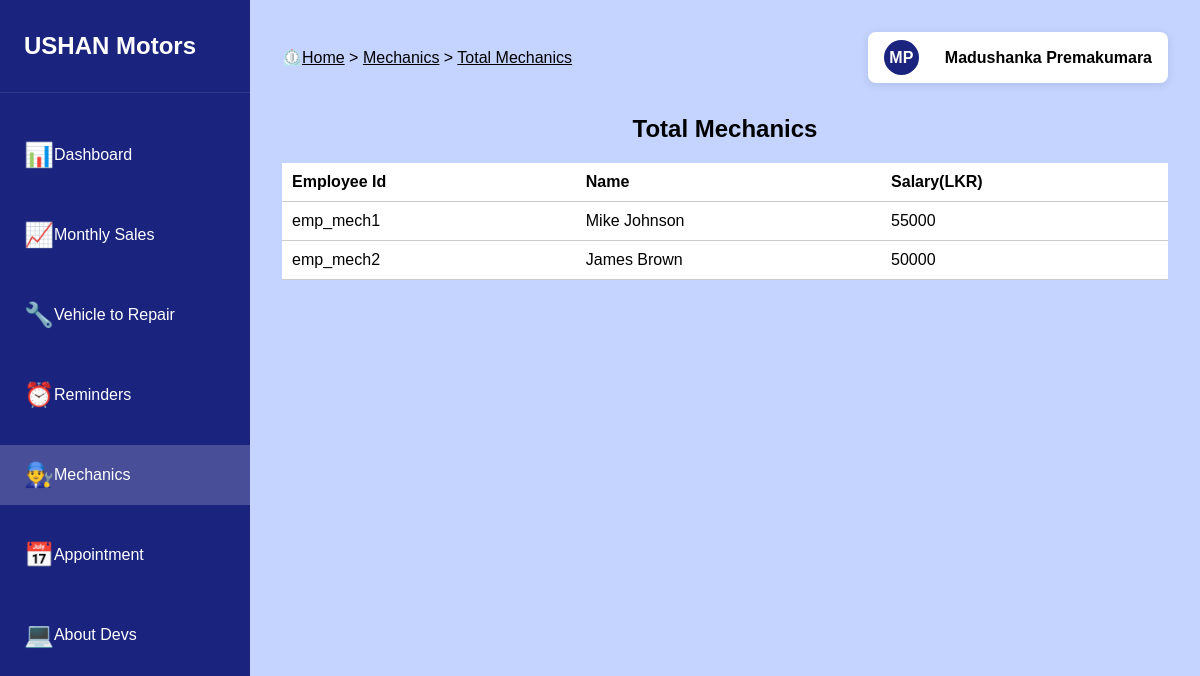
Page /Staff_Interface/mechanicsTotal.php (signed in) on the committed database.
### tables this page shows
CREATE TABLE `employees` (
  `id` bigint(20) NOT NULL,
  `employee_id` varchar(20) NOT NULL,
  `role_id` varchar(20) NOT NULL,
  `emp_first_name` varchar(50) NOT NULL,
  `emp_last_name` varchar(50) NOT NULL,
  `basic_salary` decimal(10,0) NOT NULL
);

### Staff_Interface/mechanicsTotal.php (the view, shortened to what this page needs)
<?php
include('main/sessionChecker.php');
$basicSal = "";
?>
<!DOCTYPE html>
<html>
<head>
	<link rel="stylesheet" type="text/css" href="styles/mainStyle.css">
</head>
<body>
	<aside class="sidebar">
        <div class="sidebar-logo">USHAN Motors</div>
        <ul class="sidebar-menu">
            <li class="menu-item">
            	<a href="dashboard.php">
                	<span class="icon">📊</span>
                	<span class="menu-text">Dashboard</span>
            	</a>
        	</li>
            <li class="menu-item">
                <a href="sales.php">
                	<span class="icon">📈</span>
                	<span class="menu-text">Monthly Sales</span>
                </a>
            </li>
            <li class="menu-item">
                <a href="repairVehicles.php">
                	<span class="icon">🔧</span>
                	<span class="menu-text">Vehicle to Repair</span>
                </a>
            </li>
            <li class="menu-item">
                <a href="reminders.php">
                	<span class="icon">⏰</span>
        	        <span class="menu-text">Reminders</span>
                </a>
            </li>
            <li class="menu-item active">
                <a href="mechanics.php">
                	<span class="icon">👨‍🔧</span>
                	<span class="menu-text">Mechanics</span>
                </a>
            </li>
            <li class="menu-item">
                <a href="appointments.php">
                	<span class="icon">📅</span>
                	<span class="menu-text">Appointment</span>
                </a>
            </li>
            <li class="menu-item">
                <a href="aboutDevs.php">
                    <span class="icon">💻</span>
                    <span class="menu-text">About Devs</span>
                </a>
            </li>
        </ul>
    </aside>
    <main class="main-content">
        <div class="top-bar">
            <div class="breadcrumb">
                ⏲️<a href="dashboard.php">Home</a> > <a href="mechanics.php">Mechanics</a> > <a href="#">Total Mechanics</a>
            </div>
            <?php include('profile_icon.php') ?>
        </div>
        <div class="dashboard-grid">
            <div class="main-header">
                <h2>Total Mechanics</h2>
                <table class="table">
                    <thead>
                        <tr>
                            <th>Employee Id</th>
                            <th>Name</th>
                            <th>Salary(LKR)</th>
                        </tr>
                    </thead>
                    <tbody>
                        <?php
                            $stmt0 = $connect->prepare("SELECT `employee_id`, `emp_first_name`, `emp_last_name`, `basic_salary` FROM employees WHERE role_id='role_mech';;");
                            $stmt0->execute();
                            $stmt0->bind_result($empId, $firstName, $lastName, $basicSal);
                            $results = [];
                            while ($stmt0->fetch()) {
                                $results[] = [
                                    'employee_id' => $empId,
                                    'emp_first_name' => $firstName,
                                    'emp_last_name' => $lastName,
                                    'basic_salary' => $basicSal
                                ];
                            }
                            if (empty($results)) {
                                $empId = "";
                                $firstName = "";
                                $lastName = "";
                                $basicSal = "";
                            } else {
                                foreach ($results as $result) {
                                    $empId = $result['employee_id'];
                                    $firstName = $result['emp_first_name'];
                                    $lastName = $result['emp_last_name'];
                                    $basicSal = $result['basic_salary'];
                                    echo "
                                    <tr>
                                        <td>".$empId."</td>
                                        <td>".$firstName." ".$lastName."</td>
                                        <td>".$basicSal."</td>
                                    </tr>
                                    ";
                                }
                            }
                            ?>
                    </tbody>
                </table>
            </div>
        </div>
    </main>
</body>
</html>

### Staff_Interface/profile_icon.php (shortened to what this page needs)
<?php
$empId = $_SESSION['employee_id'];
$firstName = "";
$lastName = "";
$roleId = "";
$stmt = $connect->prepare("SELECT `emp_first_name`, `emp_last_name`, `role_id` FROM employees WHERE `employee_id`='".$empId."' LIMIT 1;");
$stmt->execute();
$stmt->bind_result($firstName, $lastName, $roleId);
$results = [];
while ($stmt->fetch()) {
    $results[] = [
        'emp_first_name' => $firstName,
        'emp_last_name' => $lastName,
        'role_id' => $roleId
    ];
}
if (empty($results)) {
    $empId = "";
    $firstName = "";
    $lastName = "";
    $roleId = "";
} else {
    foreach ($results as $result) {
        $firstName = $result['emp_first_name'];
        $lastName = $result['emp_last_name'];
        echo "
        <div>
            <a href='#' class='user-profile' onclick='toggleDropdown(event)'>
                <div class='user-avatar'>".$firstName[0].$lastName[0]."</div>
                <div class='user-name'>".$firstName." ".$lastName."</div>
            </a>
            <div class='dropdown-menu' id='dropdownMenu'>
                <a href='settings.php'>Settings</a>
                <a href='logout.php'>Logout</a>
            </div>
        </div>
        ";
    }
}
?>

### Staff_Interface/styles/mainStyle.css (style rules this page uses)
* { margin: 0; padding: 0; box-sizing: border-box; font-family: Arial, sans-serif; }
body { background-color: #c4d4ff; min-height: 100vh; display: flex; flex-direction: column; }
html,body { height: 100%; margin: 0; padding: 0; }
a { text-decoration: none; }
.sidebar { width: 250px; background: #1a237e; padding: 2rem 0; color: white; position: fixed; height: 100%; }
.sidebar-logo { font-size: 1.5rem; font-weight: bold; padding: 0 1.5rem 2rem; border-bottom: 1px solid rgba(255,255,255,0.1); }
.sidebar-menu { list-style: none; margin-top: 2rem; }
.menu-text { color: #fff; }
.menu-item { padding: 1rem 1.5rem; display: flex; align-items: center; gap: 1rem; cursor: pointer; transition: background-color 0.3s ease; }
.menu-item.active { background-color: rgba(255,255,255,0.2); }
.main-content { flex: 1; margin-left: 250px; padding: 2rem; min-height: 100%; }
.top-bar { display: flex; justify-content: space-between; align-items: center; margin-bottom: 2rem; position: relative; }
.breadcrumb { color: #000; }
.breadcrumb a { color: #000; text-decoration: underline; }
.user-profile { display: flex; align-items: center; gap: 1rem; padding: 0.5rem 1rem; background: #fff; border-radius: 8px; box-shadow: 0 2px 10px rgba(0,0,0,0.1); cursor: pointer; }
.user-avatar { width: 35px; height: 35px; background: #1a237e; border-radius: 50%; display: flex; align-items: center; justify-content: center; color: white; font-weight: bold; align-items: center; margin-right: 10px; }
.user-name { color: #000; font-weight: 700; }
.dashboard-grid { display: grid; grid-template-columns: repeat(auto-fit, minmax(300px, 1fr)); gap: 2rem; }
.icon { font-size: 1.5rem; color: #1a237e; }

### Staff_Interface/mechanicsTotal.php (style rules this page uses)
.sidebar ul { list-style: none; padding: 0; }
.sidebar ul li { margin: 20px 0; }
.sidebar ul li a { color: #fff; text-decoration: none; display: flex; align-items: center; }
.main-header { display: flex; justify-content: space-between; align-items: center; flex-direction: column; }
.main-header h2 { margin: 0; }
.table { width: 100%; border-collapse: collapse; margin-top: 20px; background-color: #fff; }
.table th, .table td { padding: 10px; text-align: left; border-bottom: 1px solid #ccc; }
.table th { background-color:#fff; }
.user-profile { display: flex; align-items: center; }

### rows in the picture
employees: emp_first_name "M", emp_last_name "P", emp_first_name "Madushanka", emp_last_name "Premakumara"
employees: employee "emp_mech1", emp_first_name "Mike", emp_last_name "Johnson", basic_salary "55000"
employees: employee "emp_mech2", emp_first_name "James", emp_last_name "Brown", basic_salary "50000"
